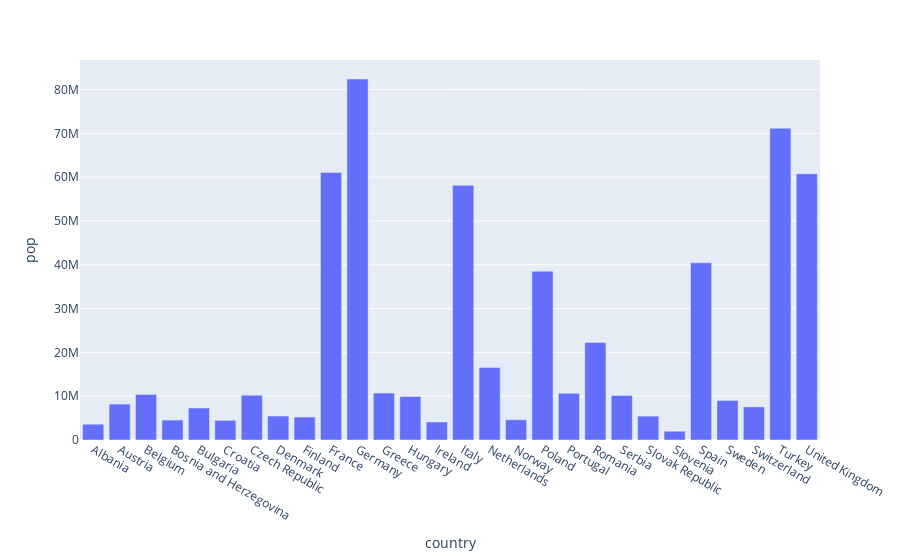

The notebook cell saved with this chart:
### Code cell
import plotly.express as px

df = px.data.gapminder().query("continent == 'Europe' and year == 2007 and pop > 2.e6")
fig = px.bar(df, y='pop', x='country', text='pop')
fig.update_traces(texttemplate='%{text:.s}', textposition='outside')
fig.update_layout(uniformtext_minsize=8, uniformtext_mode='hide')
fig.show()
df

### Figure 1 — Plotly figure (JSON) as saved in the notebook; plotly's stock layout.template omitted (floating-point values rounded to 4 significant figures)
{"data": [{"alignmentgroup": "True", "hovertemplate": "country=%{x}<br>pop=%{text}<extra></extra>", "legendgroup": "", "marker": {"color": "#636efa"}, "name": "", "offsetgroup": "", "orientation": "v", "showlegend": false, "text": [3600523, 8199783, 10392226, 4552198, 7322858, 4493312, 10228744, 5468120, 5238460, 61083916, 82400996, 10706290, 9956108, 4109086, 58147733, 16570613, 4627926, 38518241, 10642836, 22276056, 10150265, 5447502, 2009245, 40448191, 9031088, 7554661, 71158647, 60776238], "textposition": "outside", "texttemplate": "%{text:.s}", "type": "bar", "x": ["Albania", "Austria", "Belgium", "Bosnia and Herzegovina", "Bulgaria", "Croatia", "Czech Republic", "Denmark", "Finland", "France", "Germany", "Greece", "Hungary", "Ireland", "Italy", "Netherlands", "Norway", "Poland", "Portugal", "Romania", "Serbia", "Slovak Republic", "Slovenia", "Spain", "Sweden", "Switzerland", "Turkey", "United Kingdom"], "xaxis": "x", "y": [3600523, 8199783, 10392226, 4552198, 7322858, 4493312, 10228744, 5468120, 5238460, 61083916, 82400996, 10706290, 9956108, 4109086, 58147733, 16570613, 4627926, 38518241, 10642836, 22276056, 10150265, 5447502, 2009245, 40448191, 9031088, 7554661, 71158647, 60776238], "yaxis": "y"}], "layout": {"barmode": "relative", "legend": {"tracegroupgap": 0}, "margin": {"t": 60}, "uniformtext": {"minsize": 8, "mode": "hide"}, "xaxis": {"anchor": "y", "domain": [0, 1], "title": {"text": "country"}}, "yaxis": {"anchor": "x", "domain": [0, 1], "title": {"text": "pop"}}}}
